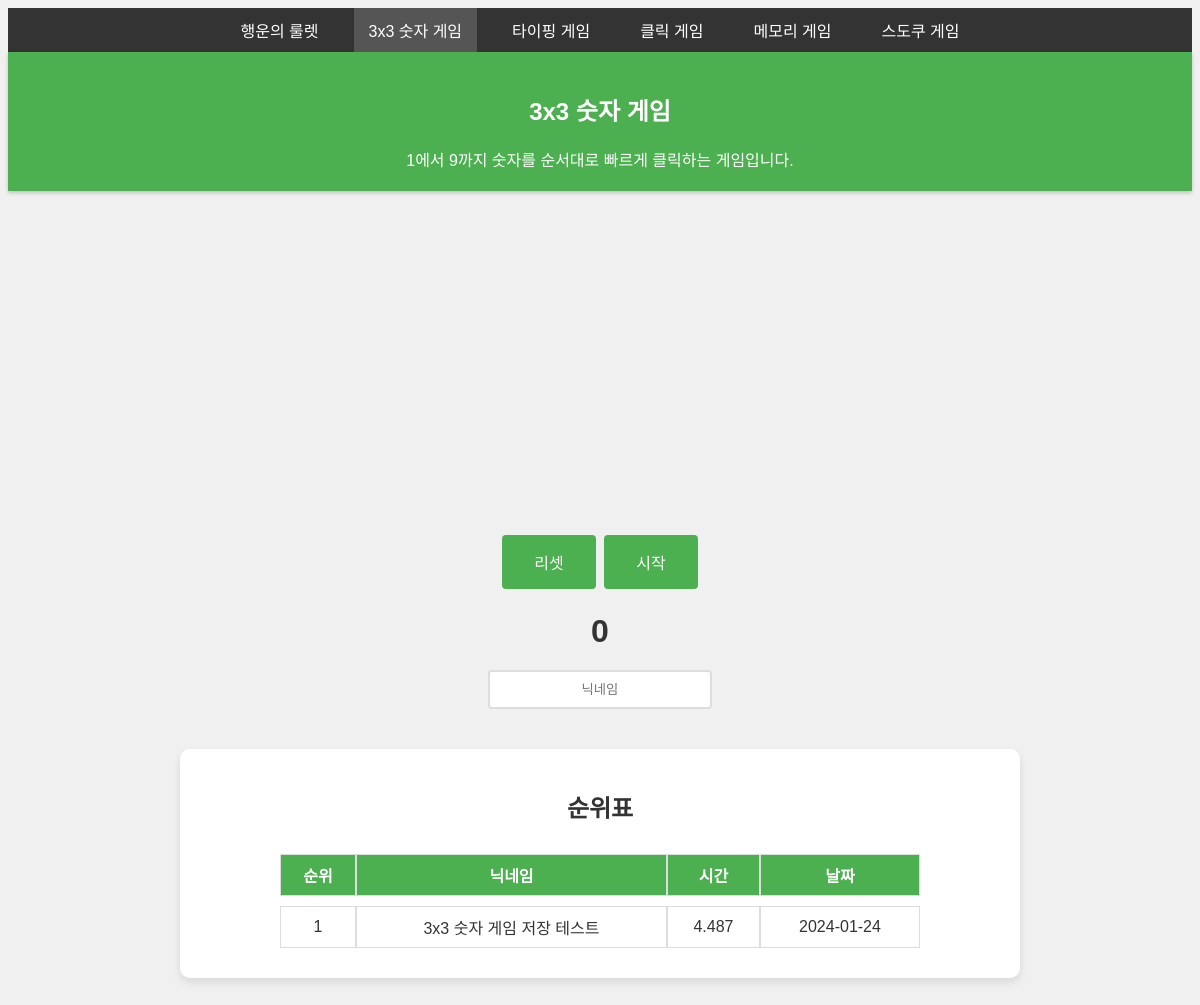
Before: /three with the older database file.
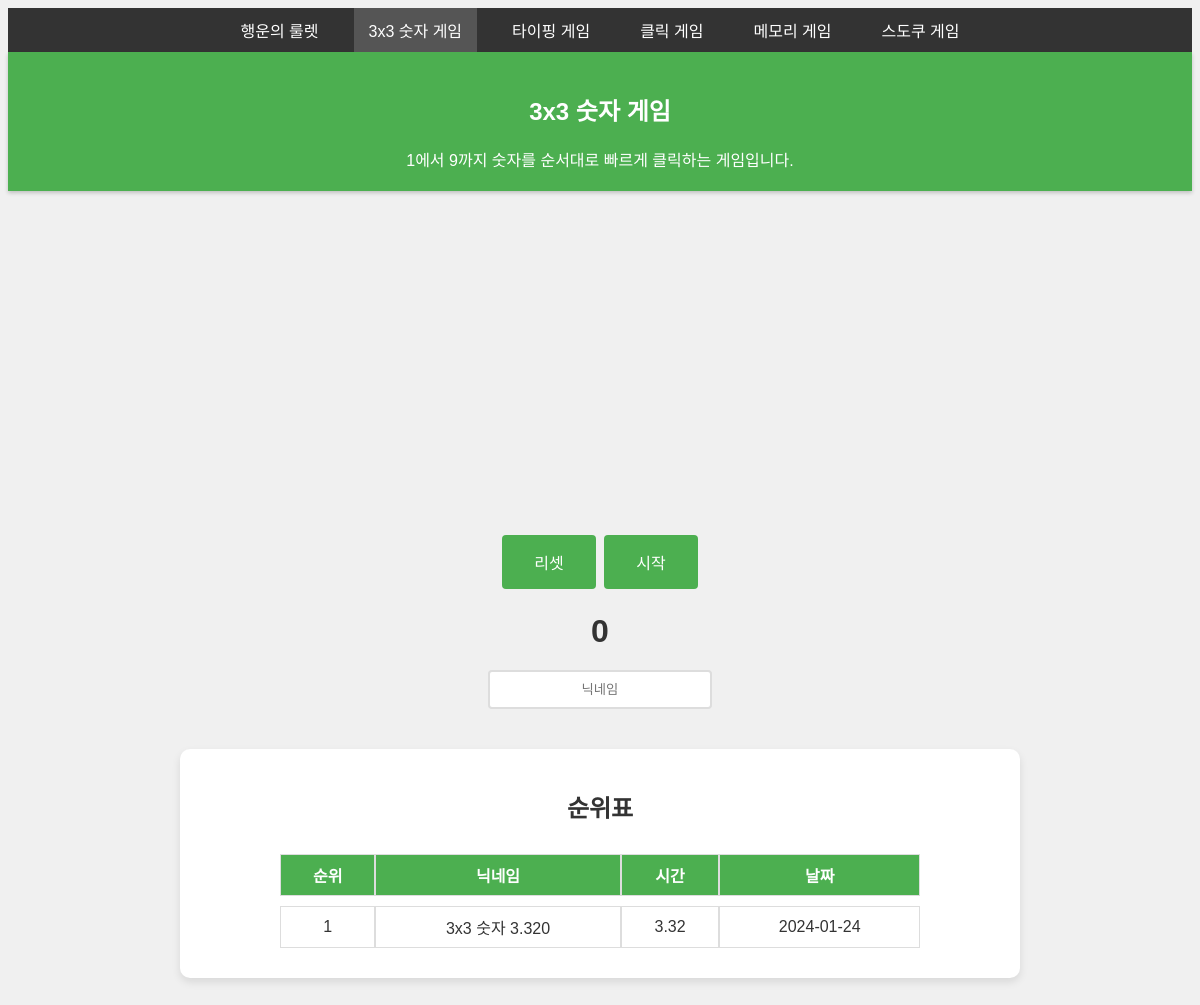
After: the same page with the newer database file.
### tables this page shows
CREATE TABLE game_info (
            id INTEGER PRIMARY KEY AUTOINCREMENT,
            name TEXT NOT NULL,
            url TEXT NOT NULL,
            description TEXT NOT NULL
        );

CREATE TABLE game_records (
            id INTEGER PRIMARY KEY AUTOINCREMENT,
            ip TEXT NOT NULL,
            gametype TEXT NOT NULL,
            nickname TEXT NOT NULL,
            time REAL NOT NULL,
            date TEXT NOT NULL
        );

### app.py (the view)
@app.route('/')
@app.route('/three')
def three():
    db = get_db()
    cur = db.cursor()
    cur.execute("SELECT id, name, description FROM game_info WHERE id = 2")
    game_info = cur.fetchone()
    cur.execute("SELECT nickname, time, date FROM game_records WHERE gametype = 2 ORDER BY time ASC")
    records = cur.fetchall()
    ranked_records = [(index + 1, record['nickname'], record['time'], record['date']) for index, record in enumerate(records)]
    return render_template('three.html', records=ranked_records, game_id=game_info['id'], game_name=game_info['name'], game_description=game_info['description'])

### app.py (called while the page is built)
def get_db():
    if 'db' not in g:
        g.db = sqlite3.connect(DATABASE_FILE)
        g.db.row_factory = sqlite3.Row
    return g.db

@app.context_processor
def inject_games():
    db = get_db()
    games = db.execute('SELECT id, name, url FROM game_info ORDER BY id ASC').fetchall()
    return {'games': games}

### templates/three.html (shortened to what this page needs)
{% extends 'base.html' %}
{% block content %}
    <link rel="stylesheet" type="text/css" href="{{ url_for('static', filename='css/three.css') }}">
    <div id="game-board" class="game-board"></div>
    <button id="reset-button">리셋</button>
    <button id="start-button">시작</button>
    <div id="timer">0</div>
{% endblock %}

### templates/base.html (shortened to what this page needs)
<!DOCTYPE html>
<html>
<head>
    <link rel="stylesheet" type="text/css" href="{{ url_for('static', filename='css/base.css') }}">
</head>
<body>
    <nav>
        <ul id="menu" class="hidden">
            {% for game in games %}
            <li class="{% if request.path.endswith(game.url) %}active{% endif %}">
                <a href="{{ url_for(game.url) }}">{{ game.name }}</a>
            </li>
            {% endfor %}
        </ul>
    </nav>
    <div id="header">
        <h2>{{ game_name }}</h2>
        <span>{{ game_description }}</span>
    </div>
    {% block content %}{% endblock %}
    {% if not request.path.endswith('/roulette') %}
    <div class="record">
        <input type="text" id="nickname" placeholder="닉네임">
    </div>
    <div class="rank">
        <h2>순위표</h2>
        <table>
            <tr>
                <th>순위</th>
                <th>닉네임</th>
                <th>시간</th>
                <th>날짜</th>
            </tr>
            {% for record in records %}
            <tr>
                <td>{{ record[0] }}</td>
                <td>{{ record[1] }}</td>
                <td>{{ record[2] }}</td>
                <td>{{ record[3] }}</td>
            </tr>
            {% endfor %}
        </table>
    </div>
    {% endif %}
</body>
</html>

Changed rows visible on the page:
removed game_records: record "1", nickname "3x3 숫자 게임 저장 테스트", time "4.487", date "2024-01-24"
added game_records: record "1", nickname "3x3 숫자 3.320", time "3.32", date "2024-01-24"
